Frame 1 (no input): blank canvas, image omitted
Frame 60 (the mouse pressed at the canvas centre just before this capture): blank canvas, image omitted
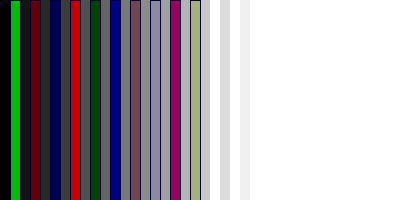
Frame 120 (the mouse held since frame 60 and released just before this capture)

The Processing sketch whose frames 1 and 60 were blank and that drew this single picture after the mouse press (run headless with seeded random() and noise(); from frame 60 on, the mouse is pressed at the canvas centre):

// Processing sketch: processing_80749
// ── processing_80749.pde

void setup(){
  size(400, 200);
  noStroke();
}
void draw(){
  background(255);
  int i = 0;
  float a = 0;
  float e = 0;
  
if (mousePressed){
  
  while (i < 400){
    fill(i);
    noStroke();
    rect(i,0,10,200);
    i = i + 20;
  }

if (mouseX >=10 && mousePressed){
    fill(0,random(0,255),0);
    stroke(0,0,50);
    rect(10,0,10,200);

}

if (mouseX >=30 && mousePressed){
    fill(random(0,255),0,0);
    stroke(0,0,50);
    rect(30,0,10,200);

}

if (mouseX >=50 && mousePressed){
    fill(0,0,random(0,255));
    stroke(0,0,50);
    rect(50,0,10,200);

}

if (mouseX >=70 && mousePressed){
    fill(random(0,255),0,0);
    stroke(0,0,50);
    rect(70,0,10,200);

}

if (mouseX >=90 && mousePressed){
    fill(0,random(0,255),0);
    stroke(0,0,50);
    rect(90,0,10,200);

}

if (mouseX >=110 && mousePressed){
    fill(0,0,random(0,255));
    stroke(0,0,50);
    rect(110,0,10,200);

}

if (mouseX >=130 && mousePressed){
    fill(random(0,255),random(0,255),random(0,255));
    stroke(0,0,50);
    rect(130,0,10,200);

}

if (mouseX >=150 && mousePressed){
    fill(random(0,255),random(0,255),random(0,255));
    stroke(0,0,50);
    rect(150,0,10,200);

}

if (mouseX >=170 && mousePressed){
    fill(random(0,255),random(0,255),random(0,255));
    stroke(0,0,50);
    rect(170,0,10,200);

}

if (mouseX >=190 && mousePressed){
    fill(random(0,255),random(0,255),random(0,255));
    stroke(0,0,50);
    rect(190,0,10,200);

}

if (mouseX >=210 && mousePressed){
    fill(random(0,255),random(0,255),random(0,255));
    stroke(0,0,50);
    rect(210,0,10,200);

}

if (mouseX >=230 && mousePressed){
    fill(random(0,255),random(0,255),random(0,255));
    stroke(0,0,50);
    rect(230,0,10,200);

}

if (mouseX >=250 && mousePressed){
    fill(random(0,255),random(0,255),random(0,255));
    stroke(0,0,50);
    rect(250,0,10,200);

}

if (mouseX >=270 && mousePressed){
    fill(random(0,255),random(0,255),random(0,255));
    stroke(0,0,50);
    rect(270,0,10,200);

}

if (mouseX >=290 && mousePressed){
    fill(random(0,255),random(0,255),random(0,255));
    stroke(0,0,50);
    rect(290,0,10,200);

}

if (mouseX >=310 && mousePressed){
    fill(random(0,255),random(0,255),random(0,255));
    stroke(0,0,50);
    rect(310,0,10,200);

}

if (mouseX >=330 && mousePressed){
    fill(random(0,255),random(0,255),random(0,255));
    stroke(0,0,50);
    rect(330,0,10,200);

}

if (mouseX >=350 && mousePressed){
    fill(random(0,255),random(0,255),random(0,255));
    stroke(0,0,50);
    rect(350,0,10,200);

}

if (mouseX >=370 && mousePressed){
    fill(random(0,255),random(0,255),random(0,255));
    stroke(0,0,50);
    rect(370,0,10,200);

}

if (mouseX >=390 && mousePressed){
    fill(random(0,255),random(0,255),random(0,255));
    stroke(0,0,50);
    rect(390,0,10,200);

}

if (mouseX >=10){
    fill(0,random(0,255),0);
    stroke(0,0,50);
    rect(10,0,10,200);

}

if (mouseX >=30){
    fill(random(0,255),0,0);
    stroke(0,0,50);
    rect(30,0,10,200);

}

if (mouseX >=50){
    fill(0,0,random(0,255));
    stroke(0,0,50);
    rect(50,0,10,200);

}

if (mouseX >=70){
    fill(random(0,255),0,0);
    stroke(0,0,50);
    rect(70,0,10,200);

}

if (mouseX >=90){
    fill(0,random(0,255),0);
    stroke(0,0,50);
    rect(90,0,10,200);

}

if (mouseX >=110){
    fill(0,0,random(0,255));
    stroke(0,0,50);
    rect(110,0,10,200);

}

if (mouseX >=130){
    fill(random(0,255),random(0,255),random(0,255));
    stroke(0,0,50);
    rect(130,0,10,200);

}

if (mouseX >=150){
    fill(random(0,255),random(0,255),random(0,255));
    stroke(0,0,50);
    rect(150,0,10,200);

}

if (mouseX >=170){
    fill(random(0,255),random(0,255),random(0,255));
    stroke(0,0,50);
    rect(170,0,10,200);

}

if (mouseX >=190){
    fill(random(0,255),random(0,255),random(0,255));
    stroke(0,0,50);
    rect(190,0,10,200);

}

if (mouseX >=210){
    fill(random(0,255),random(0,255),random(0,255));
    stroke(0,0,50);
    rect(210,0,10,200);

}

if (mouseX >=230){
    fill(random(0,255),random(0,255),random(0,255));
    stroke(0,0,50);
    rect(230,0,10,200);

}

if (mouseX >=250){
    fill(random(0,255),random(0,255),random(0,255));
    stroke(0,0,50);
    rect(250,0,10,200);

}

if (mouseX >=270){
    fill(random(0,255),random(0,255),random(0,255));
    stroke(0,0,50);
    rect(270,0,10,200);

}

if (mouseX >=290){
    fill(random(0,255),random(0,255),random(0,255));
    stroke(0,0,50);
    rect(290,0,10,200);

}

if (mouseX >=310){
    fill(random(0,255),random(0,255),random(0,255));
    stroke(0,0,50);
    rect(310,0,10,200);

}

if (mouseX >=330){
    fill(random(0,255),random(0,255),random(0,255));
    stroke(0,0,50);
    rect(330,0,10,200);

}

if (mouseX >=350){
    fill(random(0,255),random(0,255),random(0,255));
    stroke(0,0,50);
    rect(350,0,10,200);

}

if (mouseX >=370){
    fill(random(0,255),random(0,255),random(0,255));
    stroke(0,0,50);
    rect(370,0,10,200);

}

if (mouseX >=390){
    fill(random(0,255),random(0,255),random(0,255));
    stroke(0,0,50);
    rect(390,0,10,200);

}

}
// Empieza la raya SOLA y UNICA

if (mouseX >10 && mouseX < 20 ){
    fill(0,random(0,255),0);
    stroke(0,0,50);
    rect(10,0,10,200);

}

if (mouseX >30 && mouseX <40){
    fill(random(0,255),0,0);
    stroke(0,0,50);
    rect(30,0,10,200);

}

if (mouseX >50 && mouseX <60){
    fill(0,0,random(0,255));
    stroke(0,0,50);
    rect(50,0,10,200);

}

if (mouseX >=70 && mouseX <80){
    fill(random(0,255),0,0);
    stroke(0,0,50);
    rect(70,0,10,200);

}

if (mouseX >=90 && mouseX <100){
    fill(0,random(0,255),0);
    stroke(0,0,50);
    rect(90,0,10,200);

}

if (mouseX >=110 &&mouseX<120){
    fill(0,0,random(0,255));
    stroke(0,0,50);
    rect(110,0,10,200);

}

if (mouseX >=130 && mouseX<140){
    fill(random(0,255),random(0,255),random(0,255));
    stroke(0,0,50);
    rect(130,0,10,200);

}

if (mouseX >=150 && mouseX<160){
    fill(random(0,255),random(0,255),random(0,255));
    stroke(0,0,50);
    rect(150,0,10,200);

}

if (mouseX >=170 && mouseX<180){
    fill(random(0,255),random(0,255),random(0,255));
    stroke(0,0,50);
    rect(170,0,10,200);

}

if (mouseX >=190 && mouseX<200){
    fill(random(0,255),random(0,255),random(0,255));
    stroke(0,0,50);
    rect(190,0,10,200);

}

if (mouseX >=210 && mouseX<220){
    fill(random(0,255),random(0,255),random(0,255));
    stroke(0,0,50);
    rect(210,0,10,200);

}

if (mouseX >=230 &&mouseX<240){
    fill(random(0,255),random(0,255),random(0,255));
    stroke(0,0,50);
    rect(230,0,10,200);

}

if (mouseX >=250 && mouseX<260){
    fill(random(0,255),random(0,255),random(0,255));
    stroke(0,0,50);
    rect(250,0,10,200);

}

if (mouseX >=270 && mouseX<280){
    fill(random(0,255),random(0,255),random(0,255));
    stroke(0,0,50);
    rect(270,0,10,200);

}

if (mouseX >=290 && mouseX<300 ){
    fill(random(0,255),random(0,255),random(0,255));
    stroke(0,0,50);
    rect(290,0,10,200);

}

if (mouseX >=310 && mouseX<320){
    fill(random(0,255),random(0,255),random(0,255));
    stroke(0,0,50);
    rect(310,0,10,200);

}

if (mouseX >=330 && mouseX<340){
    fill(random(0,255),random(0,255),random(0,255));
    stroke(0,0,50);
    rect(330,0,10,200);

}

if (mouseX >=350 && mouseX<360){
    fill(random(0,255),random(0,255),random(0,255));
    stroke(0,0,50);
    rect(350,0,10,200);

}

if (mouseX >=370 && mouseX<380){
    fill(random(0,255),random(0,255),random(0,255));
    stroke(0,0,50);
    rect(370,0,10,200);

}

if (mouseX >=390 && mouseX >= 400){
    fill(random(0,255),random(0,255),random(0,255));
    stroke(0,0,50);
    rect(390,0,10,200);

}


}
